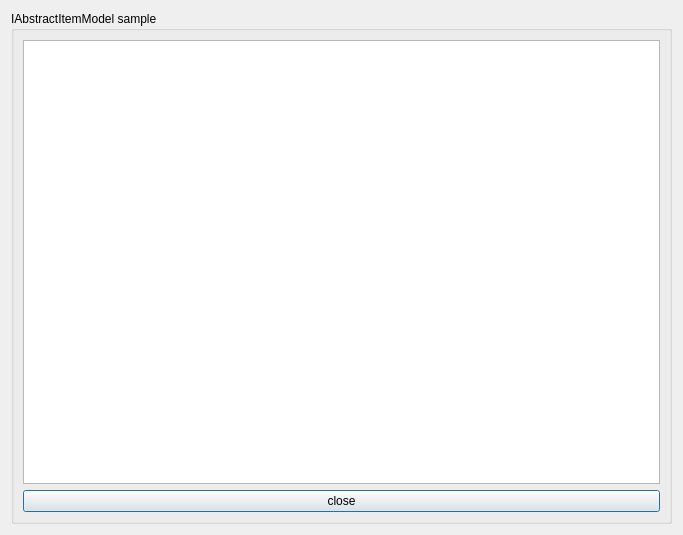
<?xml version="1.0" encoding="UTF-8"?>
<ui version="4.0">
 <class>Dialog</class>
 <widget class="QDialog" name="Dialog">
  <property name="geometry">
   <rect>
    <x>0</x>
    <y>0</y>
    <width>683</width>
    <height>535</height>
   </rect>
  </property>
  <property name="windowTitle">
   <string>Dialog</string>
  </property>
  <layout class="QHBoxLayout" name="horizontalLayout">
   <item>
    <widget class="QGroupBox" name="groupBox">
     <property name="title">
      <string>IAbstractItemModel sample</string>
     </property>
     <layout class="QVBoxLayout" name="verticalLayout">
      <item>
       <widget class="QListView" name="listView"/>
      </item>
      <item>
       <widget class="QPushButton" name="btnOk">
        <property name="text">
         <string>close</string>
        </property>
       </widget>
      </item>
     </layout>
    </widget>
   </item>
  </layout>
 </widget>
 <resources/>
 <connections/>
</ui>
